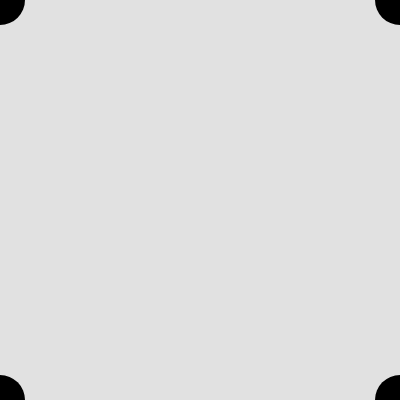
Frame 1 (no input)
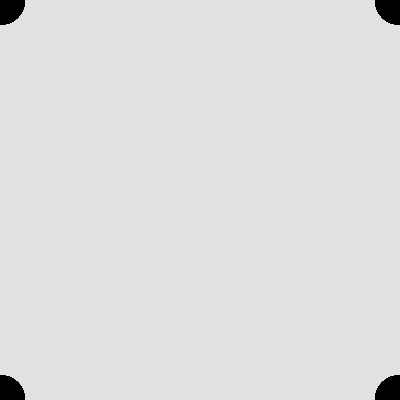
Frame 60 (no input)
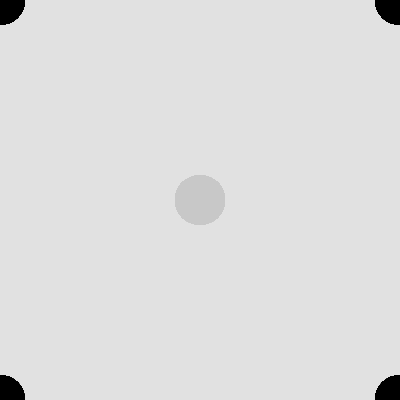
Frame 120 (the mouse pressed at the canvas centre since frame 60)

The p5.js sketch that drew these frames (run headless with seeded random() and noise() and a simulated clock; from frame 60 on, the mouse is pressed at the canvas centre):

// p5.js sketch
// ── sketch.js
function setup() {
  createCanvas(400, 400);
  background(225);
}

function draw() {

noStroke();
fill(mouseX,mouseY,mouseX);

//* using mousex ,mousey,width and heightfor creating a paint tool that is symetrical  along x and y axis

ellipse(mouseX,mouseY,50);
ellipse(width-mouseX,height-mouseY,50);
ellipse(width-mouseX,mouseY,50);
ellipse(mouseX,height-mouseY,50);
}
